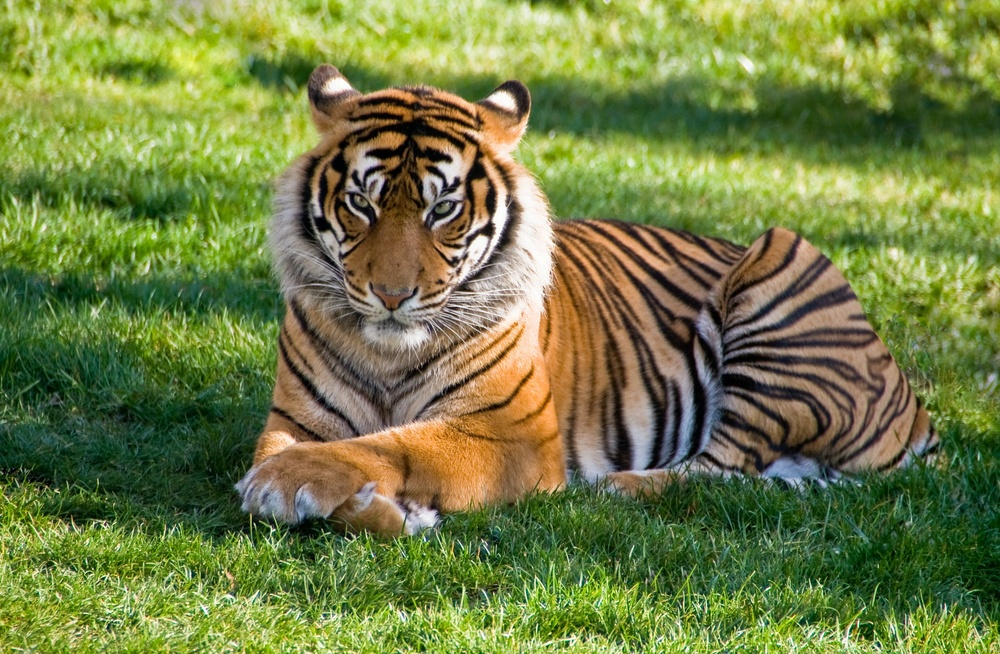
%> input picture tiger.jpg, 1000 x 654 px, shrunk from 2292 x 1500 before the run
$ octave code.m   (GNU Octave 9; MATLAB toolbox functions it lacks are replaced by stand-ins)
%> lines starting %> are read from the running program, lines starting %| are printed output that depends on the picture
clc;
clear;
close all;

% Load the image
img = imread('tiger.jpg');
%> img is the input picture: size 654x1000x3 uint8; mean R, G, B 114.6, 126.5, 68.1
img_gray = rgb2gray(img);  % Convert to grayscale if necessary
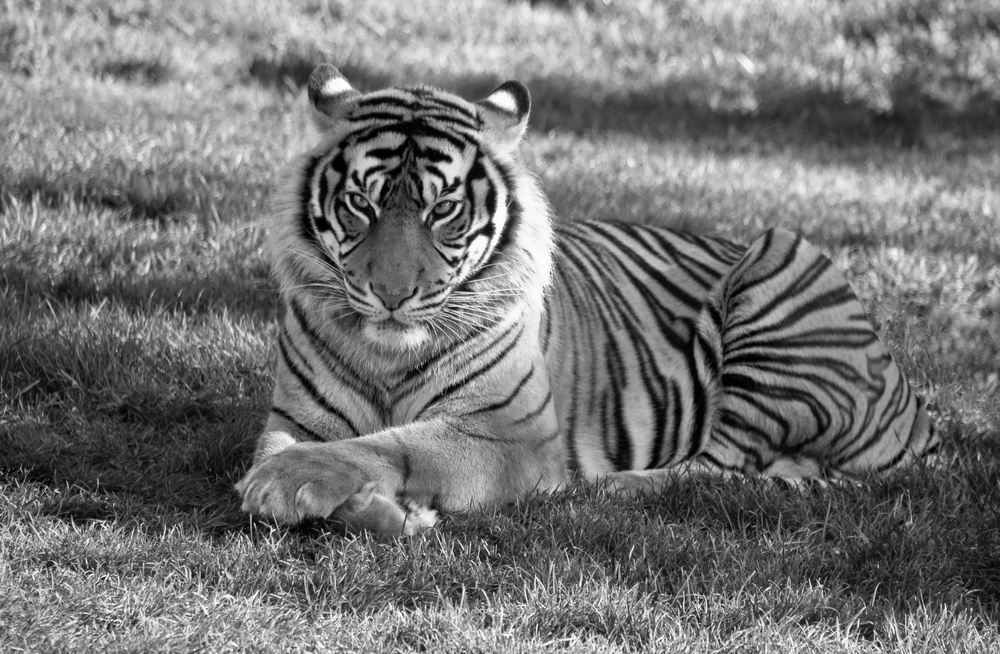
%> img_gray: size 654x1000 uint8; min 0, max 255, mean 116.3

% Define constants
h = 6.626e-34;   % Planck’s constant (J·s)
c = 3e8;         % Speed of light (m/s)

% Assuming you are working with visible light, define a sample wavelength range (in meters)
lambda_min = 400e-9;  % 400 nm (violet)
lambda_max = 700e-9;  % 700 nm (red)

% Normalize the pixel intensities to get a corresponding wavelength for each pixel
img_double = im2double(img_gray);  % Convert image to double for computation
lambda = lambda_min + (lambda_max - lambda_min) * (1 - img_double);  % Map pixel values to wavelength
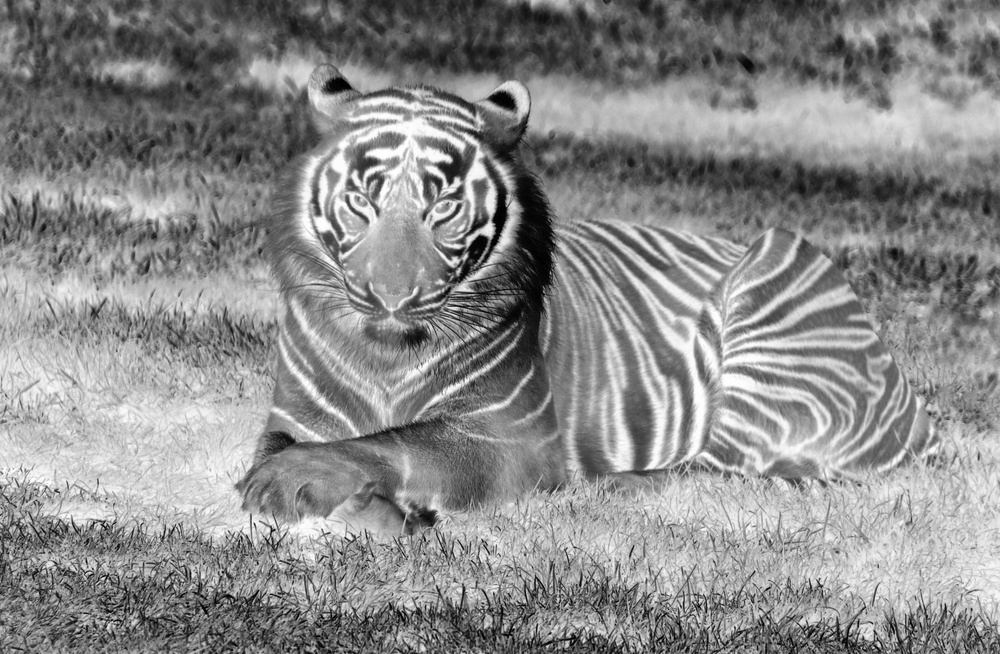
%> lambda: size 654x1000 double; min 4e-07, max 7e-07, mean 5.63e-07; drawn with min black and max white

% Calculate the photon energy for each pixel
E = (h * c) ./ lambda;  % Energy in Joules
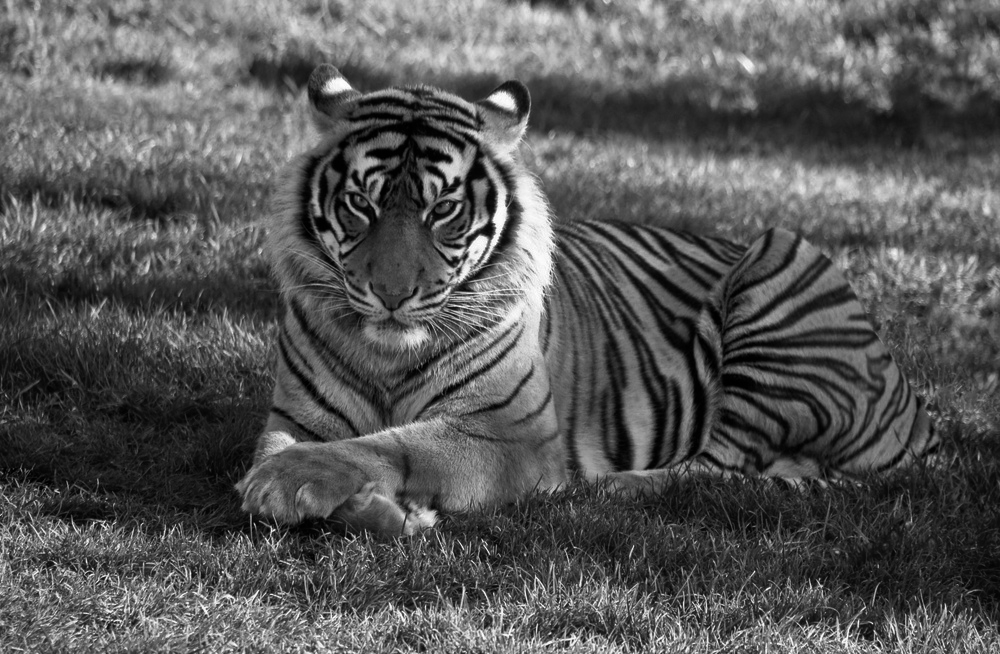
%> E: size 654x1000 double; min 2.84e-19, max 4.97e-19, mean 3.58e-19; drawn with min black and max white

% 1. Display the energy image
figure;
imshow(E, []);
title('Photon Energy of Image Pixels (in Joules)');

% 2. Heatmap visualization of photon energy
figure;
imagesc(E);
colorbar;
title('Heatmap of Photon Energy Distribution');
xlabel('X Pixels');
ylabel('Y Pixels');
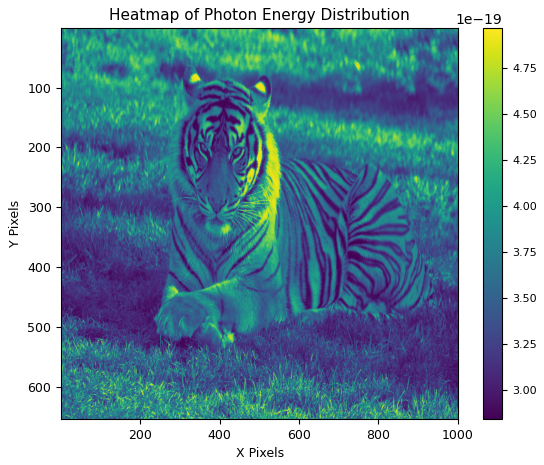
%> figure redrawn from the program's plot data

% 3. Histogram of photon energy values
figure;
histogram(E(:), 100);  % Flatten the matrix and plot a histogram with 100 bins
title('Photon Energy Distribution');
xlabel('Photon Energy (Joules)');
ylabel('Frequency');
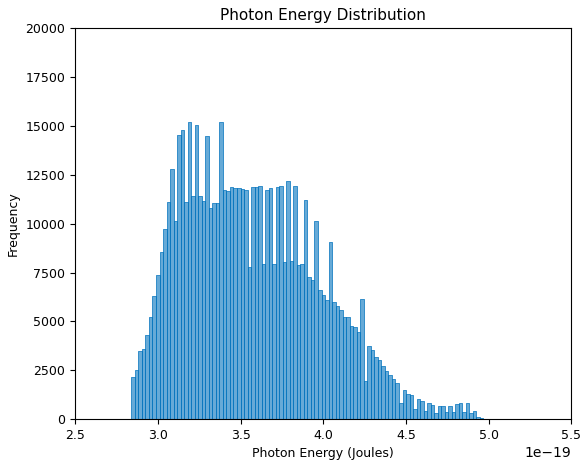
%> figure redrawn from the program's plot data; tallest bar 15195 high, from x = 3.18e-19 to 3.2e-19

% 4. 3D Surface plot of photon energy
[X, Y] = meshgrid(1:size(E, 2), 1:size(E, 1));  % Create meshgrid for X and Y coordinates
figure;
surf(X, Y, E, 'EdgeColor', 'none');  % Surface plot without edges for smoother visualization
colorbar;
title('3D Surface Plot of Photon Energy');
xlabel('X Pixels');
ylabel('Y Pixels');
zlabel('Photon Energy (Joules)');
view(3);  % Set the view to 3D
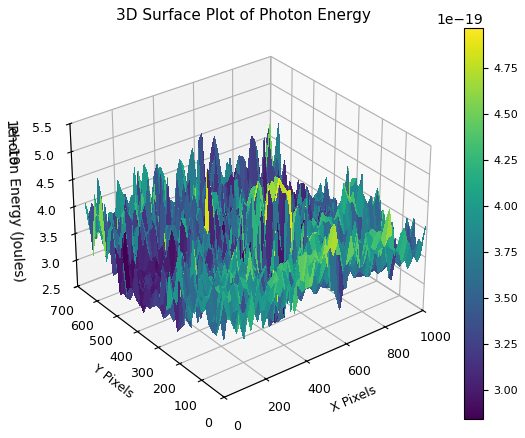
%> figure redrawn from the program's plot data

%% Additional Analysis

% 5. Statistical analysis of photon energy
mean_energy = mean(E(:));
%> mean_energy = 3.58e-19
median_energy = median(E(:));
%> median_energy = 3.53e-19
std_energy = std(E(:));
%> std_energy = 4.14e-20
min_energy = min(E(:));
%> min_energy = 2.84e-19
max_energy = max(E(:));
%> max_energy = 4.97e-19
range_energy = [min_energy, max_energy];
%> range_energy = [2.84e-19 4.97e-19]

fprintf('Statistical Analysis of Photon Energy:\n');
fprintf('Mean Energy: %e Joules\n', mean_energy);
%| Mean Energy: 3.575452e-19 Joules
fprintf('Median Energy: %e Joules\n', median_energy);
%| Median Energy: 3.527411e-19 Joules
fprintf('Standard Deviation: %e Joules\n', std_energy);
%| Standard Deviation: 4.139212e-20 Joules
fprintf('Min Energy: %e Joules\n', min_energy);
%| Min Energy: 2.839714e-19 Joules
fprintf('Max Energy: %e Joules\n', max_energy);
%| Max Energy: 4.969500e-19 Joules
fprintf('Energy Range: [%e, %e] Joules\n', min_energy, max_energy);
%| Energy Range: [2.839714e-19, 4.969500e-19] Joules

% 6. Energy distribution across rows and columns
sum_energy_rows = sum(E, 2);  % Sum of energy across rows
%> sum_energy_rows = 654 values, max 4.05e-16 at index 3, min 3.26e-16 at index 519, mean 3.58e-16
sum_energy_cols = sum(E, 1);  % Sum of energy across columns
%> sum_energy_cols = 1000 values, max 2.64e-16 at index 526, min 2.24e-16 at index 1000, mean 2.34e-16

% Plot row-wise energy distribution
figure;
plot(sum_energy_rows);
title('Row-wise Photon Energy Distribution');
xlabel('Row Index');
ylabel('Total Photon Energy (Joules)');
%> figure, not shown here; curve peaks at x = 3, y = 4.05e-16

% Plot column-wise energy distribution
figure;
plot(sum_energy_cols);
title('Column-wise Photon Energy Distribution');
xlabel('Column Index');
ylabel('Total Photon Energy (Joules)');
%> figure, not shown here; curve peaks at x = 526, y = 2.64e-16

% 7. Contour plot of photon energy
figure;
contour(X, Y, E, 20);  % Contour plot with 20 contour levels
colorbar;
title('Contour Plot of Photon Energy');
xlabel('X Pixels');
ylabel('Y Pixels');

% 8. Cumulative Distribution Function (CDF)
figure;
cdfplot(E(:));  % CDF of photon energy
title('Cumulative Distribution Function of Photon Energy');
xlabel('Photon Energy (Joules)');
ylabel('Cumulative Probability');
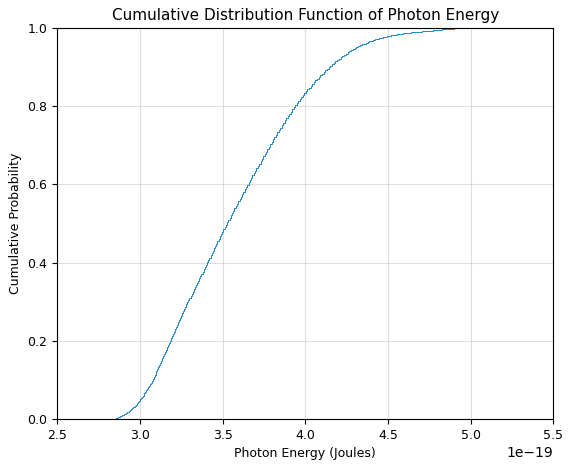
%> figure redrawn from the program's plot data
